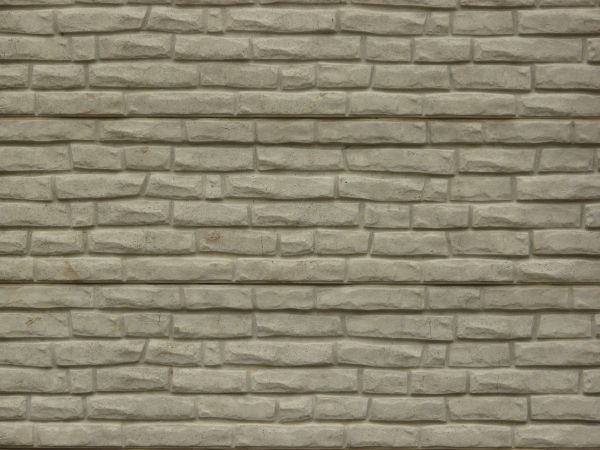
#> input picture Extract_features/train/brick/brick1.jpg, 600 x 450 px; its folder holds only this picture in this run
$ python Assignment_GLCM.py   (older library calls are emulated)
#> lines starting #> are read from the running program, lines starting #| are printed output that depends on the picture
import cv2
from random import randint, randrange
from skimage.feature import greycomatrix, greycoprops
from pandas import DataFrame

def getFeatures(a, b):
    #read image
#> called with a = 'brick', b = 1
    image = cv2.imread('train/%s/%s%d.jpg' %(a,a,b), cv2.IMREAD_GRAYSCALE)
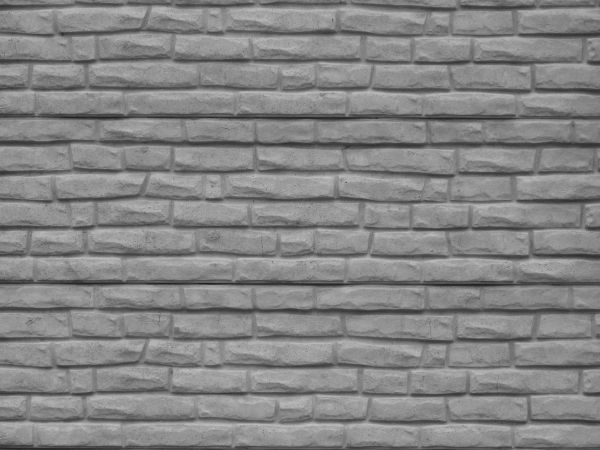
#> image: shape (450, 600); min 27, max 195, mean 132.6

    #patch size
    PATCH_SIZE = 16

    #random box
    brick_locations = list()
    for i in range(100):
        brick_locations.append((randrange(image.shape[0]-16), randrange(image.shape[1]-16)))

    brick_patches = list()
    for loc in brick_locations:
        brick_patches.append(image[loc[0]:loc[0] + PATCH_SIZE, loc[1]:loc[1] + PATCH_SIZE])
#> after the loop, brick_patches = 100 items

    #glcm feature list
    dis = list()
    correlation = list()
    contrast = list()
    homogeneity = list()
    energy = list()
    asm = list()

    for patch in brick_patches:
        glcm = greycomatrix(patch, distances=[1], angles=[0], levels=256, symmetric=False, normed=True)
        dis.append(greycoprops(glcm, 'dissimilarity')[0, 0])
        correlation.append(greycoprops(glcm, 'correlation')[0, 0])
        contrast.append(greycoprops(glcm, 'contrast')[0, 0])
        homogeneity.append(greycoprops(glcm, 'homogeneity')[0, 0])
        energy.append(greycoprops(glcm, 'energy')[0, 0])
        asm.append(greycoprops(glcm, 'ASM')[0, 0])
#> this loop made 100 passes
#> after the loop, asm = 100 values, max 0.0163 at index 30, min 0.00465 at index 5, mean 0.00644; contrast = 100 values, max 70.65 at index 5, min 4.81 at index 30, mean 18.22; correlation = 100 values, max 0.997 at index 19, min 0.666 at index 4, mean 0.961; dis = 100 values, max 5.75 at index 5, min 1.55 at index 30, mean 3.02; energy = 100 values, max 0.128 at index 30, min 0.0682 at index 5, mean 0.0798; homogeneity = 100 values, max 0.49 at index 30, min 0.172 at index 46, mean 0.31

    #insert dataframe
    data = {'dissimilarity': dis,
            'correlation': correlation,
            'contrast': contrast,
            'homogeneity': homogeneity,
            'energy': energy,
            'ASM': asm
            }
    frame = DataFrame(data)
#> frame = table of 100 rows and 6 columns

    #insert to csv file
    if a == 'brick':
        frame.to_csv('result_brick.csv',mode='a', index=False)
    elif a == 'grass':
        frame.to_csv('result_grass.csv',mode='a', index=False)
    elif a == 'ground':
        frame.to_csv('result_ground.csv',mode='a', index=False)
    elif a == 'water':
        frame.to_csv('result_water.csv',mode='a', index=False)
    elif a == 'wood':
        frame.to_csv('result_wood.csv',mode='a', index=False)
    print(frame)
#> (printed output is left out)

if __name__ == "__main__":
    #이미지 읽기
    classname = ['brick', 'grass', 'ground', 'water', 'wood']

    for _, str in enumerate(classname):
        for idx in range(1, 11):
#> (the run stopped early here; a loop or call above may not have finished)
